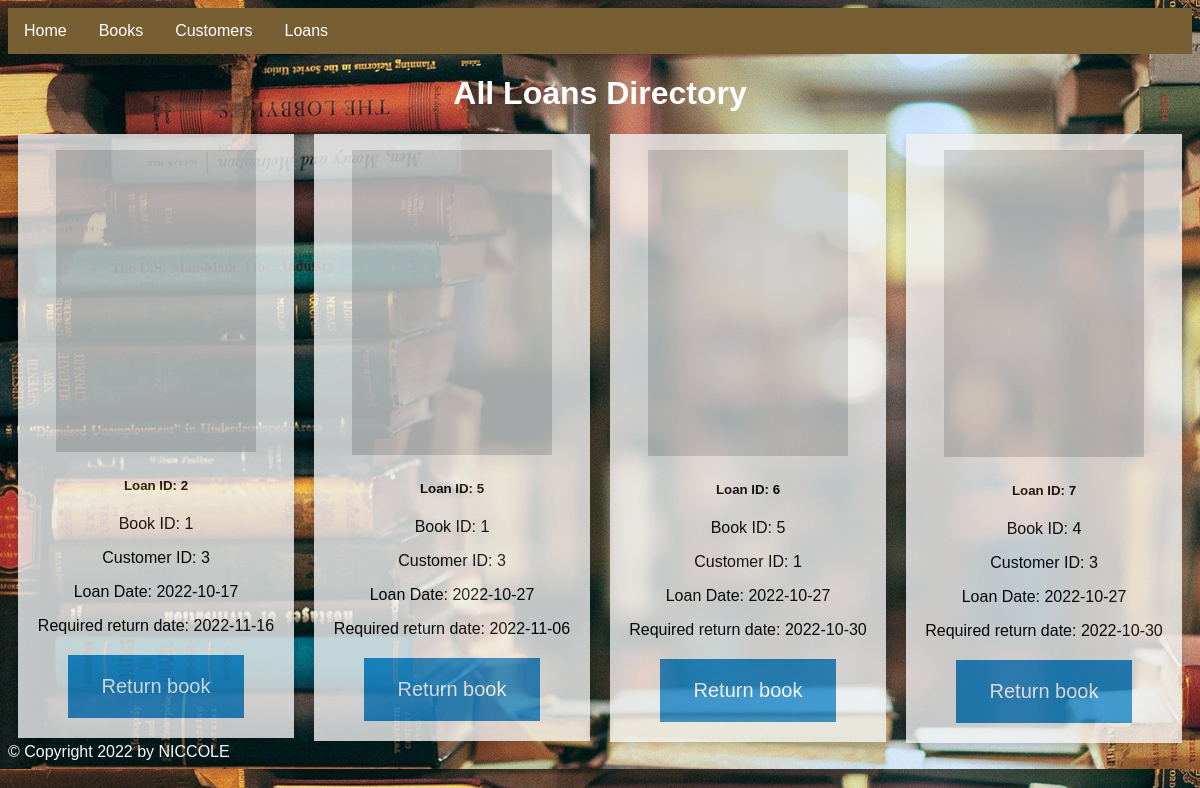
Page /loans on the committed database.
### NiccoleLibrary.py (models this page shows, shortened)
class Loans(db.Model):
    id = db.Column(db.Integer, primary_key=True)
    customer_id = db.Column(db.Integer, db.ForeignKey('customers.id'),
        nullable=False)
    book_id = db.Column(db.Integer, db.ForeignKey('books.id'),
        nullable=False)
    loan_date = db.Column(db.Integer, nullable=False)
    return_date = db.Column(db.Integer, nullable = False)

### NiccoleLibrary.py (the view)
@app.route("/loans")
def all_loans():
    return render_template('allLoans.html', loan_list = Loans.query.all())

### templates/allLoans.html
{% extends "layout.html" %}
{% block content %}
<h1 class="h1DisplayALL">All Loans Directory</h1>
{% for loan in loan_list %}
<div class="column">
    <div class="card">
      <img src="https://picsum.photos/200/30{{loan.id}}" class="card-img-top">
      <div class="card-body">
        <h5 class="card-title">Loan ID: {{loan.id}}</h5>
        <p class="card-text">Book ID: {{loan.book_id}}</p>
        <p class="card-text">Customer ID: {{loan.customer_id}}</p>
        <p class="card-text">Loan Date: {{loan.loan_date}}</p>
        <p class="card-text">Required return date: {{loan.return_date}}</p>
        <a class ="button" href="/returnloan/{{loan.id}}">Return book</a>
      </div>
    </div>
  </div>
  {% endfor %}
</div>
{% endblock %}

### templates/layout.html (style rules this page uses)
* { box-sizing: border-box; }
body { font-family: Arial, Helvetica, sans-serif; background-image: url(/static/books.jpg); background-size: cover; }
.column { float: left; width: 25%; padding: 0 10px; }
.card { box-shadow: 0 4px 8px 0 rgba(0, 0, 0, 0.2); padding: 16px; text-align: center; background-color: #f1f1f1; opacity: 0.8; }
.button { background-color: #1c87c9; border: none; color: white; padding: 20px 34px; text-align: center; text-decoration: none; display: inline-block; font-size: 20px; margin: 4px 2px; cursor: pointer; }
.h1DisplayALL { color: rgb(255, 255, 255); text-align: center; font-family: Arial, Helvetica, sans-serif; }

### rows in the picture
Loans: id "2", book_id "1", customer_id "3", loan_date "2022-10-17", return_date "2022-11-16"
Loans: id "5", book_id "1", customer_id "3", loan_date "2022-10-27", return_date "2022-11-06"
Loans: id "6", book_id "5", customer_id "1", loan_date "2022-10-27", return_date "2022-10-30"
Loans: id "7", book_id "4", customer_id "3", loan_date "2022-10-27", return_date "2022-10-30"
